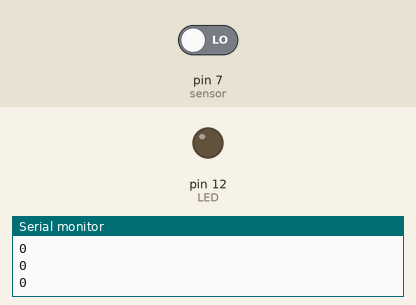
The sketch below on a simulated Arduino Uno, built with avr-gcc and run on an emulated ATmega328P. Parts: output pins drawn as LEDs (lit = HIGH), the last lines printed to the serial monitor. Inputs (shaded band) come from the test bench; at power-on: pin 7 (sensor) LOW.

Above: at 1.8 s.
1.9 s: pin 7 (sensor) driven HIGH
At 3.5 s:
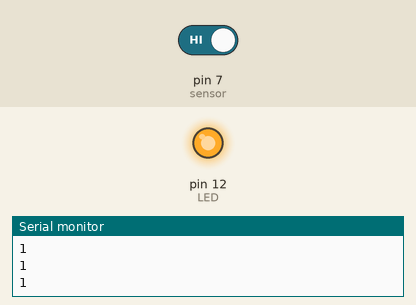
4.0 s: pin 7 (sensor) driven LOW
At 5.1 s:
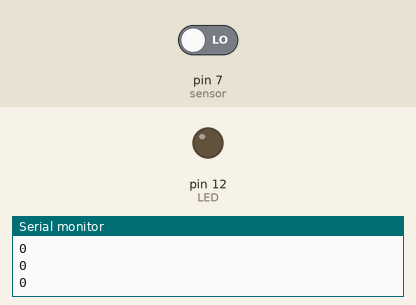
Timing chart, 0 to 7.0 s (numbered marks = the images above; inputs shaded):
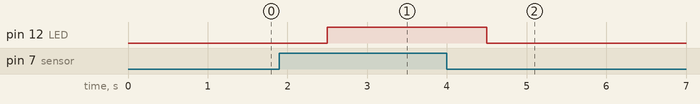

Measured:
- after the input at 1.9 s, pin 12 (LED): LOW → HIGH after 0.60 s
- after the input at 4.0 s, pin 12 (LED): HIGH → LOW after 0.50 s

The sketch:

Human_Body_Sensor.ino
```cpp
int LED = 12;                                     // LED 출력 12번핀
int sensor = 7;                                 // 센서 입력값 7번핀
int value = 0;                                   // loop에서 사용할 value 변수 설정

void setup()
{
  Serial.begin(9600);
  pinMode (LED, OUTPUT);          // 핀모드 LED 출력으로 설정
  pinMode (sensor, INPUT);          //  핀모드 센서 입력값으로 설정
}

void loop() {
  value = digitalRead(sensor);        // 변수 value에 디지털 센서값 저장
  Serial.println(value);
    delay(500);
  if(value == HIGH)                         // value가 high라면
  {
    digitalWrite(LED, HIGH);            // LED를 켜라
  }
  else                                               // 그렇지 않다면
  {
    digitalWrite(LED, LOW);             //  LED를 꺼라
  }
}
```
